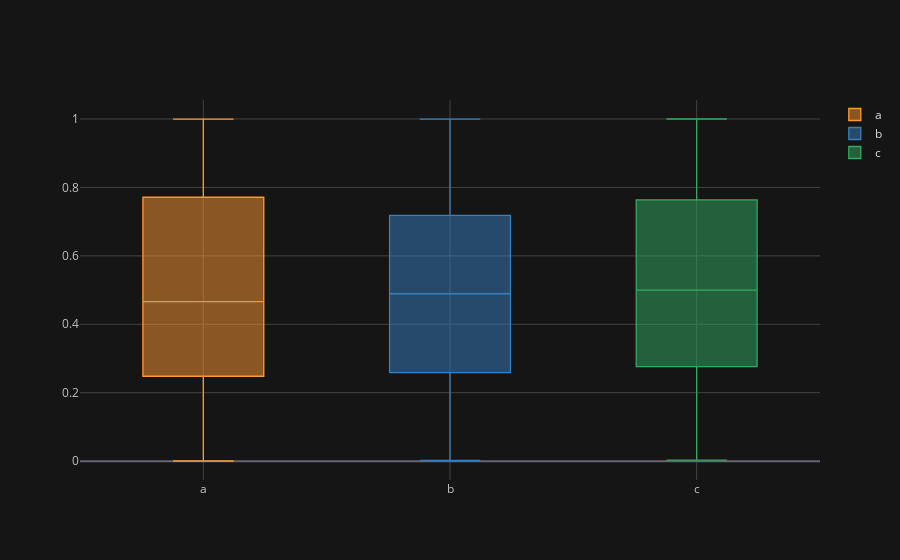

Notebook code for this chart:
### Code cell
# plotting the 'box' plot 
df.iplot(kind='box')

### Figure 1 — Plotly figure (JSON) as saved in the notebook; plotly's stock layout.template omitted (floating-point values rounded to 4 significant figures; data arrays with more than 128 entries replaced by an {"elided": "..."} marker saying what was removed)
{"data": [{"boxpoints": false, "line": {"width": 1.3}, "marker": {"color": "rgba(255, 153, 51, 1.0)"}, "name": "a", "orientation": "v", "type": "box", "y": {"elided": "300 float values"}}, {"boxpoints": false, "line": {"width": 1.3}, "marker": {"color": "rgba(55, 128, 191, 1.0)"}, "name": "b", "orientation": "v", "type": "box", "y": {"elided": "300 float values"}}, {"boxpoints": false, "line": {"width": 1.3}, "marker": {"color": "rgba(50, 171, 96, 1.0)"}, "name": "c", "orientation": "v", "type": "box", "y": {"elided": "300 float values"}}], "layout": {"legend": {"bgcolor": "#151516", "font": {"color": "#D9D9D9"}}, "paper_bgcolor": "#151516", "plot_bgcolor": "#151516", "title": {"font": {"color": "#D9D9D9"}}, "xaxis": {"gridcolor": "#434343", "showgrid": true, "tickfont": {"color": "#C2C2C2"}, "title": {"font": {"color": "#D9D9D9"}, "text": ""}, "zerolinecolor": "#666570"}, "yaxis": {"gridcolor": "#434343", "showgrid": true, "tickfont": {"color": "#C2C2C2"}, "title": {"font": {"color": "#D9D9D9"}, "text": ""}, "zerolinecolor": "#666570"}}}
